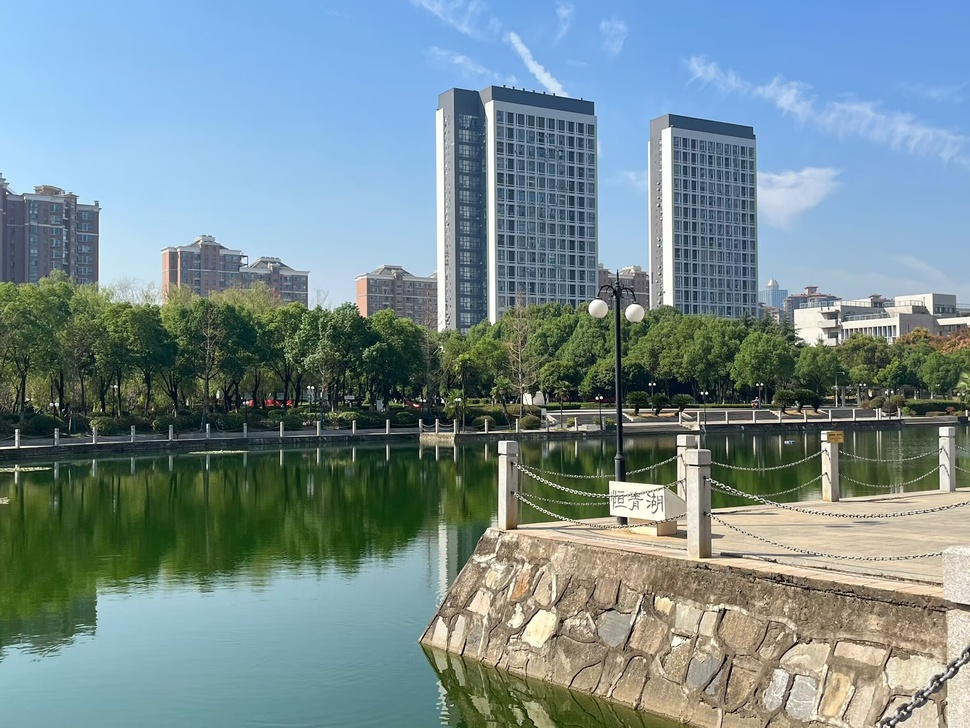
#> input picture 2.jpg, 970 x 728 px, shrunk from 2362 x 1772 before the run
$ python '伽马变换.py'
#> lines starting #> are read from the running program, lines starting #| are printed output that depends on the picture
import cv2 as cv
import copy
import numpy as np
import matplotlib.pyplot as plt

# 读入原始图像
img = cv.imread('2.jpg', 1)
#> img is the input picture: shape (728, 970, 3); mean B, G, R 143.4, 140, 118.7

# 灰度化处理
gray = cv.cvtColor(img, cv.COLOR_BGR2GRAY)
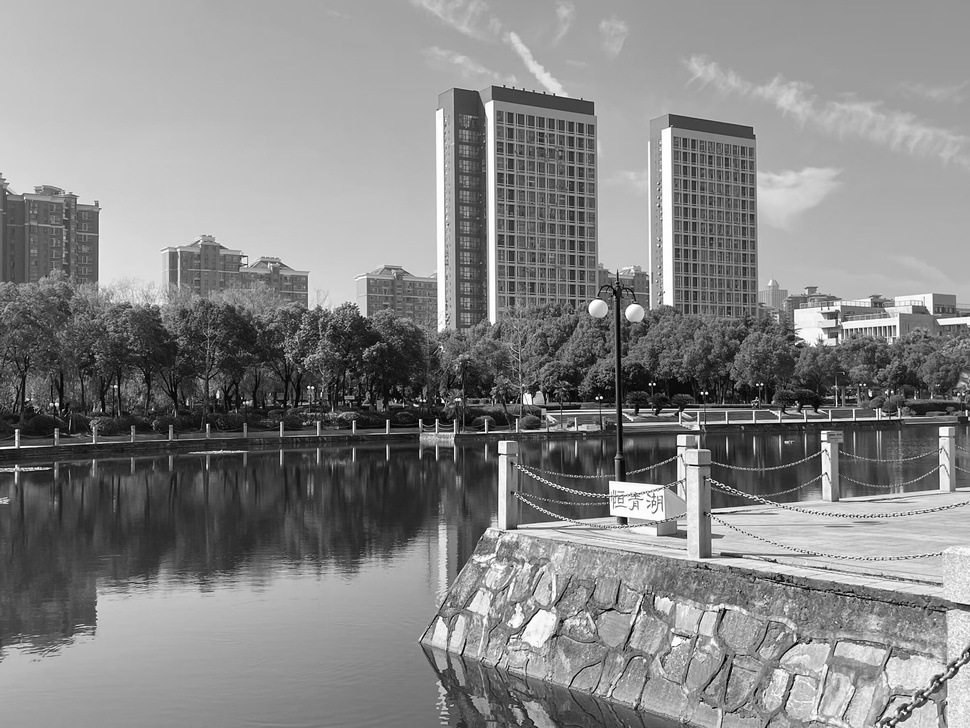
#> gray: shape (728, 970); min 0, max 255, mean 134

# 伽马变换
gamma = copy.deepcopy(gray)
rows, cols = gray.shape
#> rows = 728; cols = 970
for i in range(rows):
    for j in range(cols):
        gamma[i][j] = 3 * pow(gamma[i][j], 0.8)

# 绘制伽马变换函数
def gamma_transformation_function(gamma_value, c=3):
    x = np.linspace(0, 255, 256)  # 输入像素值范围
    y = c * np.power(x, gamma_value)  # 伽马变换公式
    return x, y

# 绘制转换函数
x, y = gamma_transformation_function(0.8)

plt.figure()
plt.plot(x, y, label="Gamma=0.8")
plt.title("Gamma Transformation Function")
plt.xlabel("Input pixel value")
plt.ylabel("Output pixel value")
plt.legend()
plt.grid(True)
plt.show()
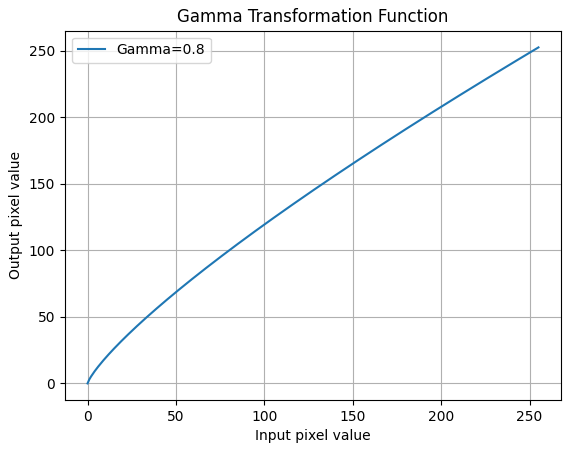
#> figure drawn by matplotlib, 1 panel; curve peaks at x = 255, y = 252.6

# 显示图像
cv.imshow('Original Image', img)
cv.imshow('Gray Image', gray)
cv.imshow('Gamma Corrected Image', gamma)

# 等待按键关闭窗口
cv.waitKey(0)
cv.destroyAllWindows()

$ run again, with 1.jpg copied over 2.jpg
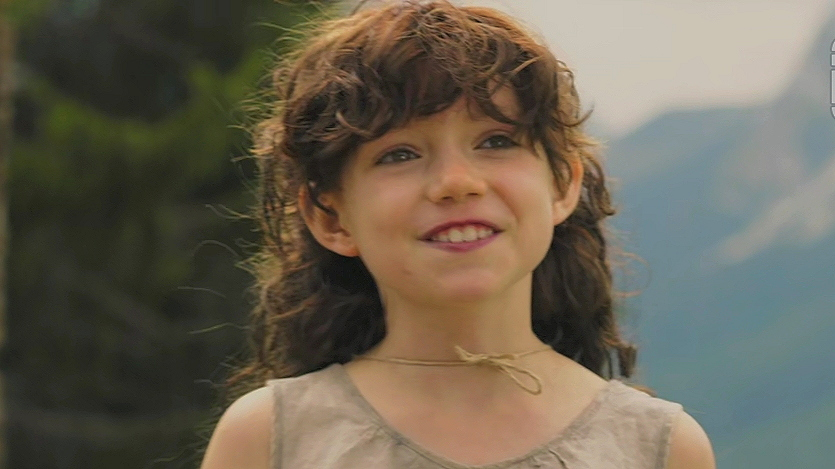
#> input picture 1.jpg, 835 x 469 px
#> img is the input picture: shape (469, 835, 3); mean B, G, R 83.5, 99, 107
#> `gray = cv.cvtColor(img, cv.COLOR_BGR2GRAY)`:
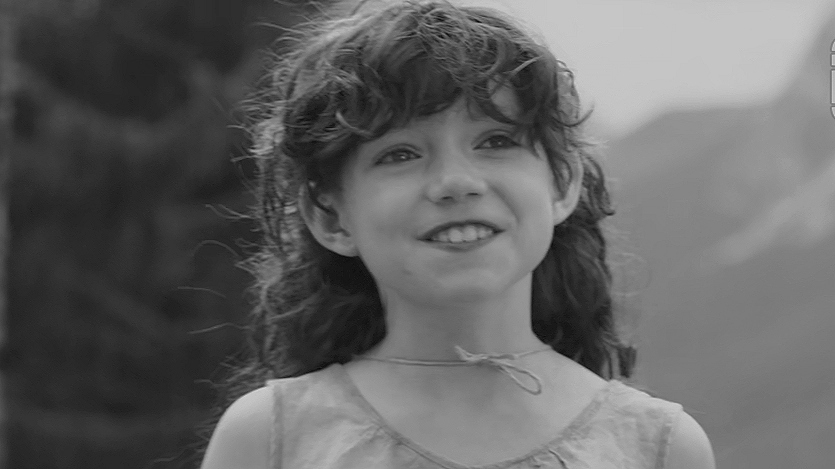
#> gray: shape (469, 835); min 5, max 217, mean 99.6

$ run again, with 3.png saved as 2.jpg
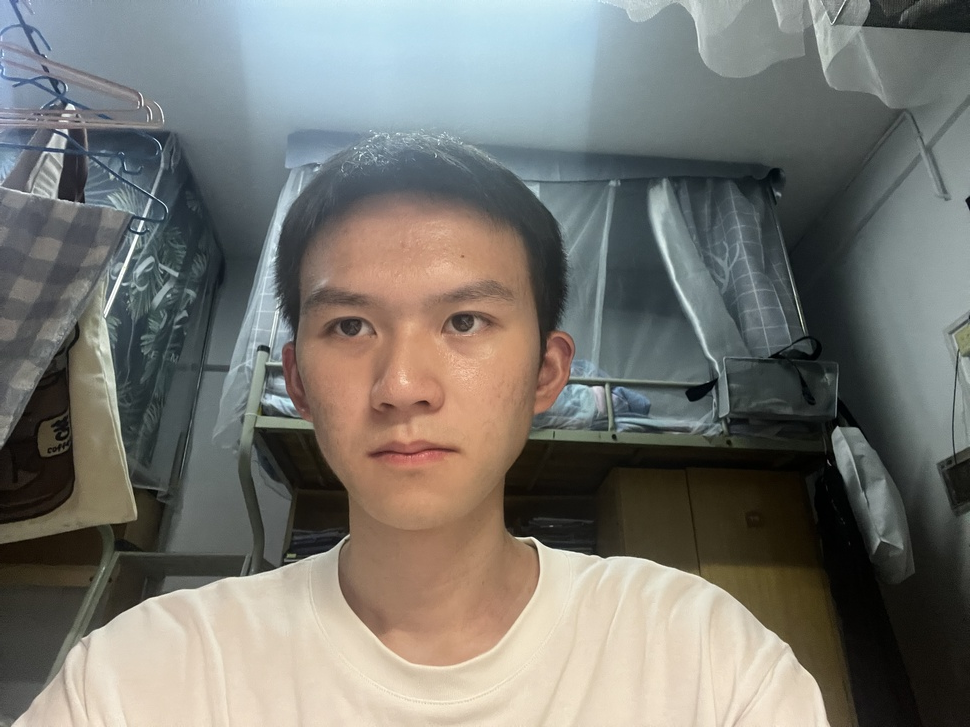
#> input picture 3.png, 970 x 727 px, shrunk from 4032 x 3024 before the run
#> img is the input picture: shape (727, 970, 3); mean B, G, R 113.4, 119, 119.8
#> `gray = cv.cvtColor(img, cv.COLOR_BGR2GRAY)`:
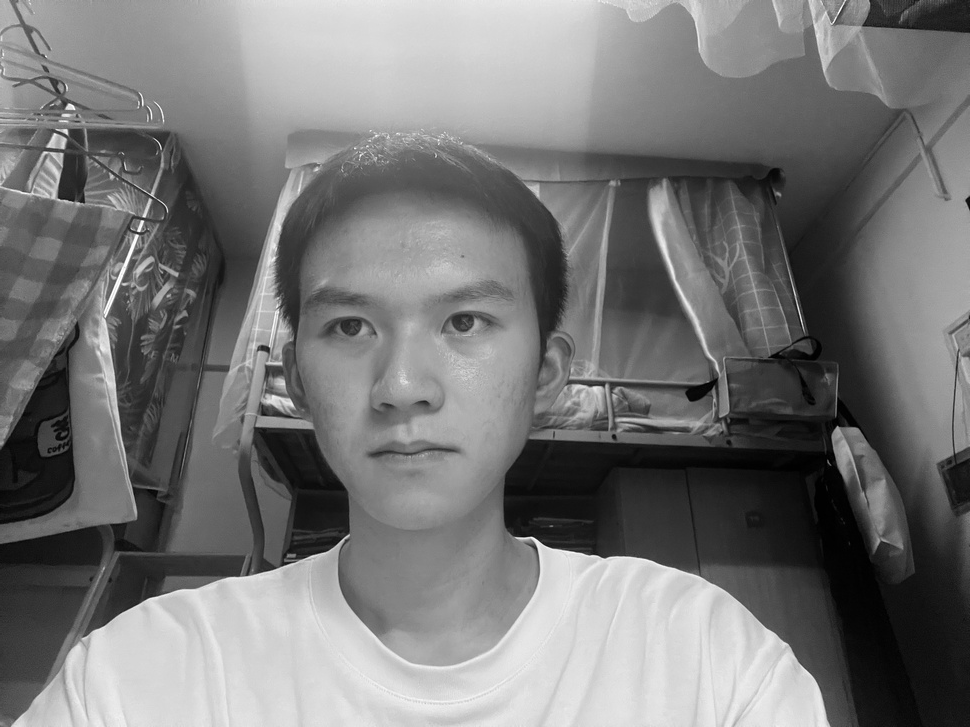
#> gray: shape (727, 970); min 0, max 255, mean 118.6
